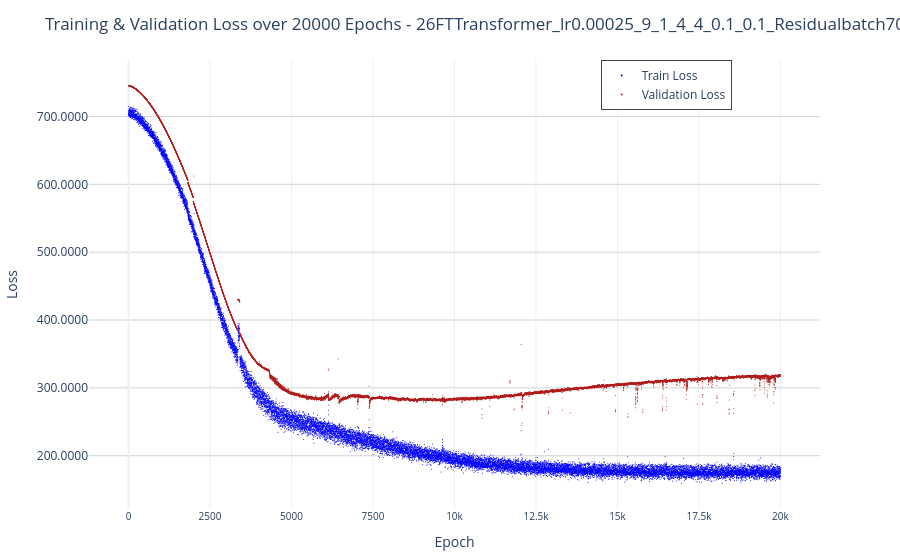

The notebook cell this image was saved under:
### Markdown cell above
# Plotly

### Code cell
epochs = list(range(1, len(train_phys_losses) + 1))

fig = go.Figure()

# Training loss trace
fig.add_trace(go.Scatter(
    x=epochs,
    y=train_phys_losses,
    mode="markers",
    name="Train Loss",
    marker=dict(color="blue", size=1)
))

# Validation loss trace
fig.add_trace(go.Scatter(
    x=epochs,
    y=val_phys_losses,
    mode="markers",
    name="Validation Loss",
    marker=dict(color="firebrick", size=1)
))

# Layout enhancements
fig.update_layout(
    title=f"Training & Validation Loss over {EPOCHS} Epochs - {model_description} - Loss on Physical Error",
    xaxis_title="Epoch",
    yaxis_title="Loss",
    xaxis=dict(
        tickmode='array',
        tickvals=list(range(0, 50500, 2500)),  # Show ticks every 100 epochs
        tickfont=dict(size=10)
    ),
    yaxis=dict(
        tickformat=".2e" if max(train_phys_losses + val_phys_losses) > 1e4 else ".4f",  # Dynamic formatting
        gridcolor="lightgray"
    ),
    legend=dict(
        x=0.7,        # push legend past the right edge
        y=1,
        xanchor="left",
        borderwidth=1
    ),
    
    template="plotly_white",
    margin=dict(t=60, b=40)
)

fig.show()

### Figure 1 — Plotly figure (JSON) as saved in the notebook; plotly's stock layout.template omitted (floating-point values rounded to 4 significant figures; data arrays with more than 128 entries replaced by an {"elided": "..."} marker saying what was removed)
{"data": [{"marker": {"color": "blue", "size": 1}, "mode": "markers", "name": "Train Loss", "type": "scatter", "x": {"elided": "20000 int values"}, "y": {"elided": "20000 float values"}}, {"marker": {"color": "firebrick", "size": 1}, "mode": "markers", "name": "Validation Loss", "type": "scatter", "x": {"elided": "20000 int values"}, "y": {"elided": "20000 float values"}}], "layout": {"legend": {"borderwidth": 1, "x": 0.7, "xanchor": "left", "y": 1}, "margin": {"b": 40, "t": 60}, "title": {"text": "Training & Validation Loss over 20000 Epochs - 26FTTransformer_lr0.00025_9_1_4_4_0.1_0.1_Residualbatch70 - Loss on Physical Error"}, "xaxis": {"tickfont": {"size": 10}, "tickmode": "array", "tickvals": [0, 2500, 5000, 7500, 10000, 12500, 15000, 17500, 20000, 22500, 25000, 27500, 30000, 32500, 35000, 37500, 40000, 42500, 45000, 47500, 50000], "title": {"text": "Epoch"}}, "yaxis": {"gridcolor": "lightgray", "tickformat": ".4f", "title": {"text": "Loss"}}}}
